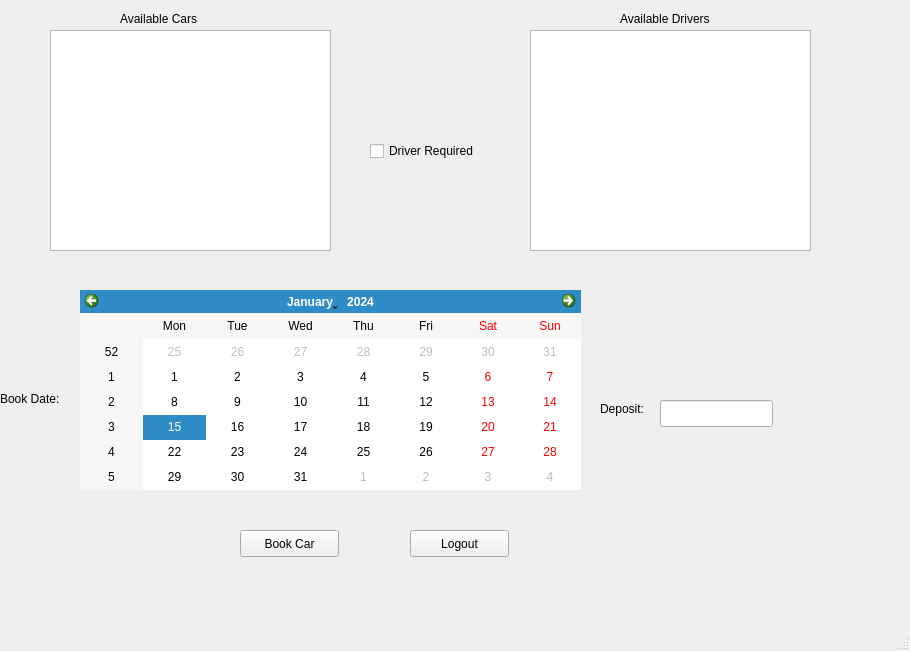
<?xml version="1.0" encoding="UTF-8"?>
<ui version="4.0">
 <class>MainWindow</class>
 <widget class="QMainWindow" name="MainWindow">
  <property name="geometry">
   <rect>
    <x>0</x>
    <y>0</y>
    <width>910</width>
    <height>651</height>
   </rect>
  </property>
  <property name="windowTitle">
   <string>MainWindow</string>
  </property>
  <widget class="QWidget" name="centralwidget">
   <widget class="QListWidget" name="carList">
    <property name="geometry">
     <rect>
      <x>50</x>
      <y>30</y>
      <width>281</width>
      <height>221</height>
     </rect>
    </property>
   </widget>
   <widget class="QCalendarWidget" name="calendarWidget">
    <property name="geometry">
     <rect>
      <x>80</x>
      <y>290</y>
      <width>501</width>
      <height>200</height>
     </rect>
    </property>
   </widget>
   <widget class="QListWidget" name="driverList">
    <property name="geometry">
     <rect>
      <x>530</x>
      <y>30</y>
      <width>281</width>
      <height>221</height>
     </rect>
    </property>
   </widget>
   <widget class="QLabel" name="label">
    <property name="geometry">
     <rect>
      <x>600</x>
      <y>400</y>
      <width>81</width>
      <height>17</height>
     </rect>
    </property>
    <property name="text">
     <string>Deposit:</string>
    </property>
   </widget>
   <widget class="QLabel" name="label_2">
    <property name="geometry">
     <rect>
      <x>0</x>
      <y>390</y>
      <width>81</width>
      <height>17</height>
     </rect>
    </property>
    <property name="text">
     <string>Book Date:</string>
    </property>
   </widget>
   <widget class="QLabel" name="label_3">
    <property name="geometry">
     <rect>
      <x>120</x>
      <y>10</y>
      <width>101</width>
      <height>17</height>
     </rect>
    </property>
    <property name="text">
     <string>Available Cars</string>
    </property>
   </widget>
   <widget class="QLineEdit" name="deposit">
    <property name="geometry">
     <rect>
      <x>660</x>
      <y>400</y>
      <width>113</width>
      <height>27</height>
     </rect>
    </property>
   </widget>
   <widget class="QLabel" name="label_4">
    <property name="geometry">
     <rect>
      <x>620</x>
      <y>10</y>
      <width>121</width>
      <height>17</height>
     </rect>
    </property>
    <property name="text">
     <string>Available Drivers</string>
    </property>
   </widget>
   <widget class="QCheckBox" name="driverBox">
    <property name="geometry">
     <rect>
      <x>370</x>
      <y>140</y>
      <width>141</width>
      <height>22</height>
     </rect>
    </property>
    <property name="text">
     <string>Driver Required</string>
    </property>
   </widget>
   <widget class="QPushButton" name="bookCar">
    <property name="geometry">
     <rect>
      <x>240</x>
      <y>530</y>
      <width>99</width>
      <height>27</height>
     </rect>
    </property>
    <property name="text">
     <string>Book Car</string>
    </property>
   </widget>
   <widget class="QPushButton" name="logout">
    <property name="geometry">
     <rect>
      <x>410</x>
      <y>530</y>
      <width>99</width>
      <height>27</height>
     </rect>
    </property>
    <property name="text">
     <string>Logout</string>
    </property>
   </widget>
  </widget>
  <widget class="QMenuBar" name="menubar">
   <property name="geometry">
    <rect>
     <x>0</x>
     <y>0</y>
     <width>910</width>
     <height>25</height>
    </rect>
   </property>
  </widget>
  <widget class="QStatusBar" name="statusbar"/>
 </widget>
 <resources/>
 <connections/>
</ui>
